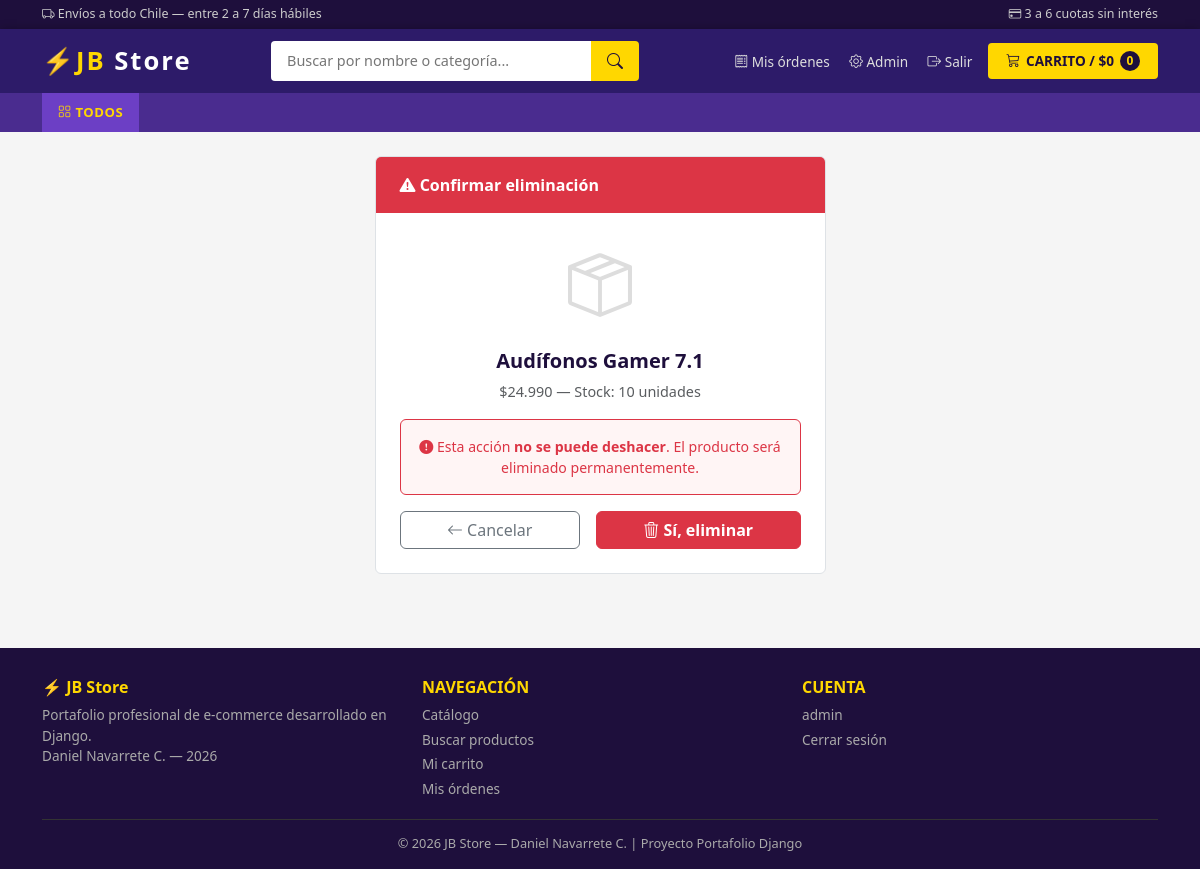
Page /producto/eliminar/9/ (signed in) on the committed database.
### tienda/models.py (models this page shows, shortened)
class Producto(models.Model):
    nombre      = models.CharField(max_length=200)
    categoria   = models.ForeignKey(Categoria, on_delete=models.SET_NULL,
                                    null=True, related_name='productos')
    descripcion = models.TextField(blank=True)
    precio      = models.PositiveIntegerField(help_text='Precio en CLP sin puntos')
    stock       = models.PositiveIntegerField(default=10)
    imagen      = models.ImageField(upload_to='productos/', blank=True, null=True)
    disponible  = models.BooleanField(default=True)
    creado      = models.DateTimeField(auto_now_add=True)
    actualizado = models.DateTimeField(auto_now=True)
    class Meta:
        ordering = ['nombre']
    @property
    def precio_clp(self):
        return f"${self.precio:,}".replace(',', '.')

### tienda/views.py (the view)
# urls.py: path('producto/eliminar/<int:pk>/',   views.eliminar_producto, name='eliminar_producto'),
@user_passes_test(solo_staff, login_url='/usuarios/login/')
def eliminar_producto(request, pk):
    producto = get_object_or_404(Producto, pk=pk)
    if request.method == 'POST':
        nombre = producto.nombre
        producto.delete()
        messages.info(request, f'"{nombre}" eliminado correctamente.')
        return redirect('tienda:catalogo')
    return render(request, 'tienda/confirmar_eliminar.html', {'producto': producto})

### carrito/carrito.py (called while the page is built)
    def get_total(self):
        return sum(item['precio'] * item['cantidad']
                   for item in self.carrito.values())

    def get_total_clp(self):
        return f"${self.get_total():,}".replace(',', '.')

    def __len__(self):
        return sum(item['cantidad'] for item in self.carrito.values())

### carrito/context_processors.py (called while the page is built)
def carrito_context(request):
    return {'carrito': Carrito(request)}

### tienda/views.py (called while the page is built)
def solo_staff(user):
    return user.is_staff

### templates/tienda/confirmar_eliminar.html (shortened to what this page needs)
{% extends 'tienda/base.html' %}
{% block content %}
<div class="row justify-content-center">
    <div class="col-md-6 col-lg-5">
        <div class="bg-white rounded border overflow-hidden">
            <div class="px-4 py-3"
                 style="background:#dc3545; color:#fff; font-weight:700;">
                <i class="bi bi-exclamation-triangle-fill"></i>
                Confirmar eliminación
            </div>
            <div class="p-4 text-center">
                {% if producto.imagen %}
                <img src="{{ producto.imagen.url }}"
                     style="width:100px; height:100px; object-fit:contain;
                            border:1px solid #eee; border-radius:8px;
                            padding:6px; margin-bottom:16px;">
                {% else %}
                <i class="bi bi-box-seam"
                   style="font-size:4rem; color:#ddd; display:block;
                          margin-bottom:16px;"></i>
                {% endif %}
                <h5 style="font-weight:800; color:#1E0F3C;">
                    {{ producto.nombre }}
                </h5>
                <p class="text-muted" style="font-size:.9rem;">
                    {{ producto.precio_clp }} —
                    Stock: {{ producto.stock }} unidades
                </p>
                <div class="alert"
                     style="background:#fff5f5; border:1px solid #dc3545;
                            border-radius:6px; color:#dc3545; font-size:.88rem;">
                    <i class="bi bi-exclamation-circle-fill"></i>
                    Esta acción <strong>no se puede deshacer</strong>.
                    El producto será eliminado permanentemente.
                </div>
                <div class="d-flex gap-3 mt-3">
                    <a href="{% url 'tienda:catalogo' %}"
                       class="btn btn-outline-secondary flex-fill">
                        <i class="bi bi-arrow-left"></i> Cancelar
                    </a>
                    <form action="{% url 'tienda:eliminar_producto' producto.pk %}"
                          method="post" class="flex-fill">
                        <button type="submit"
                                class="btn btn-danger w-100 fw-bold">
                            <i class="bi bi-trash3"></i> Sí, eliminar
                        </button>
                    </form>
                </div>
            </div>
        </div>
    </div>
</div>
{% endblock %}

### templates/tienda/base.html (shortened to what this page needs)
<!DOCTYPE html>
<html lang="es">
<head>
    <link href="https://cdn.jsdelivr.net/npm/bootstrap@5.3.0/dist/css/bootstrap.min.css" rel="stylesheet">
    <link href="https://cdn.jsdelivr.net/npm/bootstrap-icons@1.11.0/font/bootstrap-icons.css" rel="stylesheet">
</head>
<body>
<div class="topbar">
    <div class="container d-flex justify-content-between align-items-center">
        <span><i class="bi bi-truck"></i> Envíos a todo Chile — entre 2 a 7 días hábiles</span>
        <span><i class="bi bi-credit-card"></i> 3 a 6 cuotas sin interés</span>
    </div>
</div>
<nav class="navbar-main">
    <div class="container d-flex align-items-center justify-content-between gap-3 flex-wrap">
        <a href="{% url 'tienda:catalogo' %}" class="navbar-brand-text">
            ⚡<span>JB</span> Store
        </a>
        <form class="search-bar d-flex" action="{% url 'tienda:buscar' %}" method="get">
            <input type="text" name="q" placeholder="Buscar por nombre o categoría..."
                   value="{{ request.GET.q }}">
            <button type="submit"><i class="bi bi-search"></i></button>
        </form>
        <div class="d-flex align-items-center gap-3">
            <div class="nav-links">
                {% if user.is_authenticated %}
                    <a href="{% url 'ordenes:historial' %}">
                        <i class="bi bi-receipt"></i> Mis órdenes
                    </a>
                    {% if user.is_staff %}
                        <a href="{% url 'admin:index' %}">
                            <i class="bi bi-gear"></i> Admin
                        </a>
                    {% endif %}
                    <a href="{% url 'usuarios:logout' %}">
                        <i class="bi bi-box-arrow-right"></i> Salir
                    </a>
                {% endif %}
            </div>
            <a href="{% url 'carrito:ver' %}" class="btn-carrito">
                <i class="bi bi-cart3"></i>
                CARRITO / {{ carrito.get_total_clp }}
                <span class="badge-carrito">{{ carrito|length }}</span>
            </a>
        </div>
    </div>
</nav>
<div class="cat-bar">
    <div class="container">
        <a href="{% url 'tienda:catalogo' %}"
           class="{% if not request.GET.categoria %}active{% endif %}">
            <i class="bi bi-grid"></i> Todos
        </a>
    </div>
</div>
<main class="container py-4">
    {% block content %}{% endblock %}
</main>
<footer>
    <div class="container">
        <div class="row g-4">
            <div class="col-md-4">
                <h6>⚡ JB Store</h6>
                <p style="font-size:.85rem;">
                    Portafolio profesional de e-commerce desarrollado en Django.<br>
                    Daniel Navarrete C. — 2026
                </p>
            </div>
            <div class="col-md-4">
                <h6>NAVEGACIÓN</h6>
                <div class="d-flex flex-column gap-1">
                    <a href="{% url 'tienda:catalogo' %}">Catálogo</a>
                    <a href="{% url 'tienda:buscar' %}">Buscar productos</a>
                    <a href="{% url 'carrito:ver' %}">Mi carrito</a>
                    {% if user.is_authenticated %}
                    <a href="{% url 'ordenes:historial' %}">Mis órdenes</a>
                    {% endif %}
                </div>
            </div>
            <div class="col-md-4">
                <h6>CUENTA</h6>
                <div class="d-flex flex-column gap-1">
                    {% if user.is_authenticated %}
                        <a href="#">{{ user.username }}</a>
                        <a href="{% url 'usuarios:logout' %}">Cerrar sesión</a>
                    {% else %}
                        <a href="{% url 'usuarios:login' %}">Iniciar sesión</a>
                        <a href="{% url 'usuarios:registro' %}">Crear cuenta</a>
                    {% endif %}
                </div>
            </div>
        </div>
        <div class="footer-bottom">
            © 2026 JB Store — Daniel Navarrete C. | Proyecto Portafolio Django
        </div>
    </div>
</footer>
</body>
</html>

### templates/tienda/base.html (style rules this page uses)
:root { --morado-oscuro: #1E0F3C; --morado-medio: #2D1B69; --morado-claro: #4A2C8F; --morado-accent: #6C3FC5; --amarillo: #FFD700; --blanco: #FFFFFF; --gris-fondo: #F5F5F5; --gris-card: #FFFFFF; --texto-oscuro: #1a1a2e; }
* { box-sizing: border-box; }
body { background: var(--gris-fondo); font-family: 'Segoe UI', sans-serif; color: var(--texto-oscuro); }
.topbar { background: var(--morado-oscuro); color: #ccc; font-size: .78rem; padding: 5px 0; }
.navbar-main { background: var(--morado-medio); padding: 12px 0; box-shadow: 0 2px 10px rgba(0,0,0,.4); }
.navbar-brand-text { font-size: 1.6rem; font-weight: 900; color: var(--blanco) !important; letter-spacing: 2px; text-decoration: none; }
.navbar-brand-text span { color: var(--amarillo); }
.search-bar input { border: none; border-radius: 4px 0 0 4px; padding: 8px 16px; width: 320px; font-size: .9rem; outline: none; }
.search-bar button { background: var(--amarillo); border: none; border-radius: 0 4px 4px 0; padding: 8px 16px; font-weight: 700; color: var(--morado-oscuro); cursor: pointer; }
.nav-links a { color: #ddd; text-decoration: none; font-size: .85rem; margin-left: 16px; }
.btn-carrito { background: var(--amarillo); color: var(--morado-oscuro); font-weight: 800; border: none; border-radius: 4px; padding: 8px 18px; font-size: .85rem; text-decoration: none; display: flex; align-items: center; gap: 6px; transition: background .2s; }
.btn-carrito .badge-carrito { background: var(--morado-oscuro); color: var(--amarillo); border-radius: 50%; width: 20px; height: 20px; font-size: .75rem; display: flex; align-items: center; justify-content: center; }
.cat-bar { background: var(--morado-claro); padding: 0; }
.cat-bar a { color: #eee; text-decoration: none; font-size: .82rem; font-weight: 600; padding: 10px 16px; display: inline-block; text-transform: uppercase; letter-spacing: .5px; transition: background .2s, color .2s; }
.cat-bar a:hover, .cat-bar a.active { background: var(--morado-accent); color: var(--amarillo); }
footer { background: var(--morado-oscuro); color: #aaa; padding: 30px 0 16px; margin-top: 50px; }
footer h6 { color: var(--amarillo); font-weight: 700; }
footer a { color: #aaa; text-decoration: none; font-size: .85rem; }
.footer-bottom { border-top: 1px solid #333; margin-top: 20px; padding-top: 14px; font-size: .8rem; text-align: center; }

### rows in the picture
Producto: nombre "Audífonos Gamer 7.1", precio_clp "$24.990", stock "10"

### other values in the picture
{{ carrito.get_total_clp }} "$0"
{{ carrito|length }} "0"
{{ user.username }} "admin"
